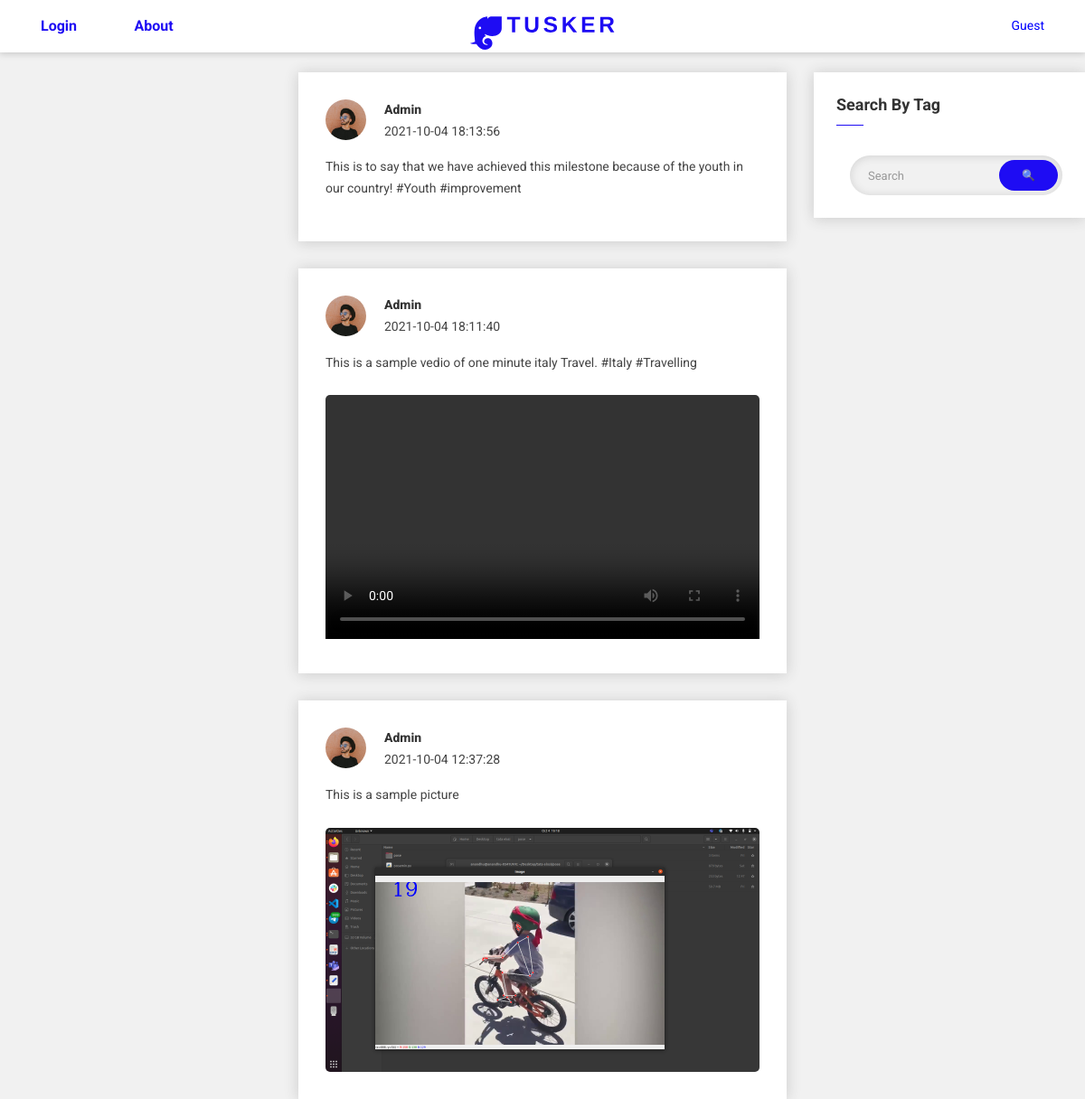
Page /home/viewers on the committed database.
### website/models.py (models this page shows)
class Post(db.Model):
    id = db.Column(db.Integer, primary_key=True)
    text = db.Column(db.Text, nullable=False)
    filename = db.Column(db.Text, default=None)
    date_created = db.Column(db.DateTime(timezone=True), default=func.now())
    author = db.Column(db.Integer, db.ForeignKey(
        'user.id', ondelete="CASCADE"), nullable=False)
    comments = db.relationship('Comment', backref='post', passive_deletes=True)
    likes = db.relationship('Like', backref='post', passive_deletes=True)

class User(db.Model, UserMixin):
    id = db.Column(db.Integer, primary_key=True)
    email = db.Column(db.String(150), unique=True)
    username = db.Column(db.String(150), unique=True)
    password = db.Column(db.String(150))
    is_admin =  db.Column(db.Boolean, default=False)
    date_created = db.Column(db.DateTime(timezone=True), default=func.now())
    posts = db.relationship('Post', backref='user', passive_deletes=True)
    comments = db.relationship('Comment', backref='user', passive_deletes=True)
    likes = db.relationship('Like', backref='user', passive_deletes=True)

### website/views.py (the view)
@views.route("/home/viewers")
def viewers(page=1):
    per_page = 100
    posts = Post.query.paginate(page,per_page,error_out=False)
    return render_template("viewers.html", user=current_user, posts=posts, flag=0)

### website/templates/viewers.html (shortened to what this page needs)
<!doctype html>
<html class="no-js" lang="en">
<head>
    <link rel="stylesheet" href="../static/assets/css/vendor/bootstrap.min.css">
    <link rel="stylesheet" href="../static/assets/css/vendor/bicon.min.css">
    <link rel="stylesheet" href="../static/assets/css/vendor/flaticon.css">
    <link rel="stylesheet" href="../static/assets/css/plugins/plyr.css">
    <link rel="stylesheet" href="../static/assets/css/plugins/slick.min.css">
    <link rel="stylesheet" href="../static/assets/css/plugins/nice-select.css">
    <link rel="stylesheet" href="../static/assets/css/plugins/perfect-scrollbar.css">
    <link rel="stylesheet" href="../static/assets/css/plugins/lightgallery.min.css">
    <link rel="stylesheet" href="../static/assets/css/style.css">
</head>
<body>
    <header>
        <div class="header-top sticky bg-white d-none d-lg-block">
            <div class="container">
                <div class="row align-items-center">
                    <div class="col-md-5">
                        <div class="header-top-navigation">
                            <nav>
                                <ul>
                                    <li class="active"><a href="/home">Login</a></li>
                                    <li class="active"><a href="/about">About</a></li>
                                </ul>
                            </nav>
                        </div>
                    </div>
                    <div class="col-md-2">
                        <div class="brand-logo text-center">
                            <a href="/home">
                                <img src="../static/assets/images/logo/Logo-horizontal.svg" alt="brand logo">
                            </a>
                        </div>
                    </div>
                    <div class="col-md-5">
                        <div class="header-top-right d-flex align-items-center justify-content-end">
                            <p style="color: blue;border:none;background-color: white;font-size: 400;">Guest</p>
                        </div>
                    </div>
                </div>
            </div>
        </div>
    </header>
    <main>
        <div class="main-wrapper pt-80">
            <div class="container">
                <div class="row">
                    <div class="col-lg-3 order-2 order-lg-1">
                    </div>
                    <div class="col-lg-6 order-1 order-lg-2">
                        {% if flag==1 %}
                        {% for post in posts | sort(attribute='date_created',reverse=true) %}
                        <div class="card">
                            <div class="post-title d-flex align-items-center">
                                <div class="profile-thumb">
                                    <a>
                                        <figure class="profile-thumb-middle">
                                            <img src="../static/assets/images/profile/User-Boy 35-35.png" alt="profile picture">
                                        </figure>
                                    </a>
                                </div>
                                <div class="posted-author">
                                    <h6 class="author"><a href="/profile">{{post.user.username}}</a></h6>
                                    <span class="post-time">{{post.date_created}}</span>
                                </div>
                            </div>
                            <div class="post-content">
                                <p class="post-desc">
                                    {{post.text}}
                                </p>
                                {% if post.filename is not none() %}
                                    <div class="post-thumb-gallery">
                                        <figure class="post-thumb img-popup">
                                            {% set image_file = "../uploads/" ~ post.filename %}
                                            {% if image_file[-1:-4:-1] == '4pm' %}
                                            <video width="480" height="270" controls>
                                                <source src="{{image_file}}" type="video/mp4">
                                            </video>
                                            {% else %}
                                            <a href="{{image_file}}">
                                            <img src="{{image_file}}" alt="post image">
                                            </a>
                                            {% endif %}
                                        </figure>
                                    </div>
                                {% endif %}
                                <div class="post-meta">
                                    <button class="post-meta-like">
                                        <span id="likes-count-{{post.id}}">{{ post.likes|length }}</span>
                                        {% if user.id in post.likes|map(attribute="author")|list %}
                                        <i
                                          class="fas fa-thumbs-up"
                                          id="like-button-{{post.id}}"
                                          onclick="like({{post.id}})"
                                        ></i>
                                        {% else %}
                                        <i
                                        class="far fa-thumbs-up"
                                          id="like-button-{{post.id}}"
                                          onclick="like({{post.id}})"
                                        ></i>
                                        {% endif %}
                                </div>
                            </div>
                        </div>
                        {% endfor %}
                        {% else %}
                        {% for post in posts.items| sort(attribute='date_created',reverse=true) %}
                        <div class="card">
                            <div class="post-title d-flex align-items-center">
                                <div class="profile-thumb">
                                    <a >
                                        <figure class="profile-thumb-middle">
                                            <img src="../static/assets/images/profile/admin.png" alt="profile picture">
                                        </figure>
                                    </a>
                                </div>
                                <div class="posted-author">
                                    <h6 class="author"><a href="/profile">{{post.user.username}}</a></h6>
                                    <span class="post-time">{{post.date_created}}</span>
                                </div>
                            </div>
                            <div class="post-content">
                                <p class="post-desc">
                                    {{post.text}}
                                </p>
                                {% if post.filename is not none() %}
                                    <div class="post-thumb-gallery">
                                        <figure class="post-thumb img-popup">
                                            {% set image_file = "../uploads/" ~ post.filename %}
                                            {% if image_file[-1:-4:-1] == '4pm' %}
                                            <video width="480" height="270" controls>
                                                <source src="{{image_file}}" type="video/mp4">
                                            </video>
                                            {% else %}
                                            <a href="{{image_file}}">
                                            <img src="{{image_file}}" alt="post image">
                                            </a>
                                            {% endif %}
                                        </figure>
                                    </div>
                                {% endif %}
                            </div>
                        </div>
                        {% endfor %}
                        {% endif %}
                    </div>
                    <div class="col-lg-3 order-3">
                        <aside class="widget-area">
                            <div class="card widget-item" style="position: fixed;">
                                <h4 class="widget-title">Search By Tag</h4>
                                <div class="widget-body">
                                    <form method="POST" class="share-text-box" action="/home/tag">
                                        <input name="tagname" type="text" placeholder="Search" class="share-text-field">
                                        <button class="btn-share" type="submit">🔍</button>
                                    </form>
                                </div>
                            </div>
                        </aside>
                    </div>
                </div>
            </div>
        </div>
    </main>
</body>
</html>

### website/static/assets/css/style.css (style rules this page uses)
body { color: #444444; line-height: 1.7; font-size: 14px; font-weight: 400; background-color: #f1f1f1; font-family: "Roboto", sans-serif; }
a { -webkit-transition: 0.4s; -o-transition: 0.4s; transition: 0.4s; text-decoration: none; }
p { margin-bottom: 8px; }
p:last-child { margin-bottom: 0; }
h1, h2, h3, h4, h5, h6 { color: #333333; margin-bottom: 0; }
ul { margin: 0; padding: 0; }
ul li { list-style: none; }
figure { margin: 0; }
img { max-width: 100%; -webkit-transition: 0.4s; -o-transition: 0.4s; transition: 0.4s; }
.btn, button { border: none; cursor: pointer; outline: none; padding: 0; -webkit-box-shadow: none; box-shadow: none; -webkit-transition: 0.4s; -o-transition: 0.4s; transition: 0.4s; background-color: transparent; }
input, textarea { resize: none; }
::placeholder { color: #999; font-size: 13px; opacity: 1; }
.container { padding-right: var(--bs-gutter-x, 15px); padding-left: var(--bs-gutter-x, 15px); }
@media only screen and (min-width: 1200px) { .container { max-width: 1140px; } }
.row { --bs-gutter-x: 30px; }
.pt-80 { padding-top: 80px; }
.header-top { -webkit-box-shadow: 0px 1px 20px 0px rgba(85, 85, 85, 0.25); box-shadow: 0px 1px 20px 0px rgba(85, 85, 85, 0.25); }
.header-top-navigation ul li { display: inline-block; margin-right: 60px; position: relative; }
.header-top-navigation ul li:before { top: 50%; left: 100%; content: '/'; position: absolute; -webkit-transform: translateY(-50%); -ms-transform: translateY(-50%); transform: translateY(-50%); display: none; }
.header-top-navigation ul li:last-child { margin-right: 0; padding-right: 0; }
.header-top-navigation ul li:last-child:before { display: none; }
.header-top-navigation ul li a { color: #333333; display: block; font-size: 16px; font-weight: 700; line-height: 1; padding: 21px 0; text-transform: capitalize; }
.header-top-navigation ul li:hover a, .header-top-navigation ul li.active a { color: #1E0CF3; }
.sticky { top: 0; left: 0; position: fixed; width: 100%; z-index: 9; -webkit-box-shadow: 0 0 8px 1px rgba(0, 0, 0, 0.2); box-shadow: 0 0 8px 1px rgba(0, 0, 0, 0.2); }
.main-wrapper { padding-bottom: 0px; }
.card { border: none; border-radius: 0; padding: 30px; margin-bottom: 30px; -webkit-box-shadow: 0px 1px 15px 0px rgba(51, 51, 51, 0.2); box-shadow: 0px 1px 15px 0px rgba(51, 51, 51, 0.2); }
.card:last-child { margin-bottom: 0; }
.card.widget-item { padding: 25px; }
.share-text-box { position: relative; padding-left: 15px; }
.share-text-box .share-text-field { width: 100%; border: none; display: block; height: 44px; padding: 13px 90px 13px 20px; position: relative; border-radius: 50px; overflow: hidden; background-color: #f1f1f1; -webkit-box-shadow: inset 0px 1px 10px 0px rgba(85, 85, 85, 0.2); box-shadow: inset 0px 1px 10px 0px rgba(85, 85, 85, 0.2); -webkit-transition: all 0.4s ease; -o-transition: all 0.4s ease; transition: all 0.4s ease; }
.share-text-box .btn-share { top: 50%; right: 3px; font-size: 12px; font-weight: 700; color: #fff; line-height: 1; padding: 11px 25px; margin-right: 2px; border-radius: 40px; background-color: #1E0CF3; position: absolute; text-transform: uppercase; -webkit-transform: translateY(-50%); -ms-transform: translateY(-50%); transform: translateY(-50%); }
.posted-author { margin-left: 20px; }
.posted-author .post-time { display: block; font-size: 14px; line-height: 1; padding-top: 10px; }
.author { font-size: 14px; font-weight: 800; line-height: 1; text-transform: capitalize; }
.author a { color: #333333; }
.post-thumb-gallery { border-radius: 5px; overflow: hidden; }
.post-thumb img { width: 100%; }
.post-content { padding-top: 18px; }
.post-desc { padding-bottom: 16px; }
.profile-thumb { display: inline-block; position: relative; }
.profile-thumb-middle { width: 45px; height: 45px; display: block; border-radius: 50%; overflow: hidden; }
.widget-title { font-size: 18px; font-weight: 700; color: #333333; margin-bottom: 45px; text-transform: capitalize; position: relative; }
.widget-title:before { bottom: -12px; left: 0; width: 30px; height: 1px; content: ""; position: absolute; background-color: #1E0CF3; }

### rows in the picture
Post: user.username "Admin", date_created "2021-10-04 18:13:56", text "This is to say that we have achieved this milestone because of the youth in our country! #Youth #improvement"
Post: user.username "Admin", date_created "2021-10-04 18:11:40", text "This is a sample vedio of one minute italy Travel. #Italy #Travelling"
Post: user.username "Admin", date_created "2021-10-04 12:37:28", text "This is a sample picture"
